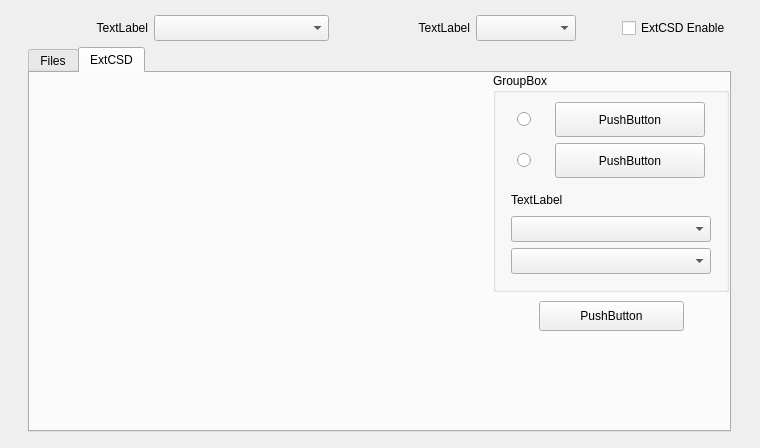
<?xml version="1.0" encoding="UTF-8"?>
<ui version="4.0">
 <class>ACeMMCSolution</class>
 <widget class="QWidget" name="ACeMMCSolution">
  <property name="geometry">
   <rect>
    <x>0</x>
    <y>0</y>
    <width>760</width>
    <height>448</height>
   </rect>
  </property>
  <property name="sizePolicy">
   <sizepolicy hsizetype="Expanding" vsizetype="Expanding">
    <horstretch>0</horstretch>
    <verstretch>0</verstretch>
   </sizepolicy>
  </property>
  <property name="windowTitle">
   <string>ACeMMCSolution</string>
  </property>
  <layout class="QHBoxLayout" name="horizontalLayout">
   <property name="spacing">
    <number>0</number>
   </property>
   <property name="leftMargin">
    <number>0</number>
   </property>
   <property name="topMargin">
    <number>0</number>
   </property>
   <property name="rightMargin">
    <number>0</number>
   </property>
   <property name="bottomMargin">
    <number>0</number>
   </property>
   <item>
    <widget class="QWidget" name="backgroundWidget" native="true">
     <property name="sizePolicy">
      <sizepolicy hsizetype="Fixed" vsizetype="Fixed">
       <horstretch>0</horstretch>
       <verstretch>0</verstretch>
      </sizepolicy>
     </property>
     <layout class="QVBoxLayout" name="verticalLayout">
      <item>
       <layout class="QHBoxLayout" name="horizontalLayout_2">
        <item>
         <widget class="QLabel" name="ImageFileFormatText">
          <property name="minimumSize">
           <size>
            <width>120</width>
            <height>18</height>
           </size>
          </property>
          <property name="maximumSize">
           <size>
            <width>120</width>
            <height>18</height>
           </size>
          </property>
          <property name="text">
           <string>TextLabel</string>
          </property>
          <property name="alignment">
           <set>Qt::AlignRight|Qt::AlignTrailing|Qt::AlignVCenter</set>
          </property>
         </widget>
        </item>
        <item>
         <widget class="QComboBox" name="ImageFileFormatComboBox">
          <property name="minimumSize">
           <size>
            <width>175</width>
            <height>26</height>
           </size>
          </property>
          <property name="maximumSize">
           <size>
            <width>175</width>
            <height>26</height>
           </size>
          </property>
         </widget>
        </item>
        <item>
         <widget class="QLabel" name="checksumText">
          <property name="minimumSize">
           <size>
            <width>135</width>
            <height>18</height>
           </size>
          </property>
          <property name="maximumSize">
           <size>
            <width>135</width>
            <height>18</height>
           </size>
          </property>
          <property name="text">
           <string>TextLabel</string>
          </property>
          <property name="alignment">
           <set>Qt::AlignRight|Qt::AlignTrailing|Qt::AlignVCenter</set>
          </property>
         </widget>
        </item>
        <item>
         <widget class="QComboBox" name="checksumComboBox">
          <property name="minimumSize">
           <size>
            <width>100</width>
            <height>26</height>
           </size>
          </property>
          <property name="maximumSize">
           <size>
            <width>100</width>
            <height>26</height>
           </size>
          </property>
         </widget>
        </item>
        <item>
         <spacer name="horizontalSpacer">
          <property name="orientation">
           <enum>Qt::Horizontal</enum>
          </property>
          <property name="sizeHint" stdset="0">
           <size>
            <width>40</width>
            <height>20</height>
           </size>
          </property>
         </spacer>
        </item>
        <item>
         <widget class="QCheckBox" name="extCSDCheckbox">
          <property name="text">
           <string>ExtCSD Enable</string>
          </property>
         </widget>
        </item>
       </layout>
      </item>
      <item>
       <widget class="QTabWidget" name="emmcTabWidget">
        <property name="sizePolicy">
         <sizepolicy hsizetype="Preferred" vsizetype="Fixed">
          <horstretch>0</horstretch>
          <verstretch>0</verstretch>
         </sizepolicy>
        </property>
        <property name="currentIndex">
         <number>1</number>
        </property>
        <widget class="QWidget" name="filesPage">
         <attribute name="title">
          <string>Files</string>
         </attribute>
         <layout class="QVBoxLayout" name="verticalLayout_6">
          <property name="spacing">
           <number>0</number>
          </property>
          <property name="leftMargin">
           <number>0</number>
          </property>
          <property name="topMargin">
           <number>0</number>
          </property>
          <property name="rightMargin">
           <number>0</number>
          </property>
          <property name="bottomMargin">
           <number>0</number>
          </property>
          <item>
           <widget class="QStackedWidget" name="stackedWidget">
            <property name="currentIndex">
             <number>0</number>
            </property>
            <widget class="AngKemmcOption" name="binFilesPage"/>
           </widget>
          </item>
         </layout>
        </widget>
        <widget class="QWidget" name="extCSDPage">
         <attribute name="title">
          <string>ExtCSD</string>
         </attribute>
         <layout class="QHBoxLayout" name="horizontalLayout_3" stretch="2,1">
          <property name="leftMargin">
           <number>0</number>
          </property>
          <property name="topMargin">
           <number>0</number>
          </property>
          <property name="rightMargin">
           <number>0</number>
          </property>
          <property name="bottomMargin">
           <number>0</number>
          </property>
          <item>
           <widget class="AngKExtendCSD" name="extCSDWidget" native="true"/>
          </item>
          <item>
           <widget class="QWidget" name="extCSDConfigWidget" native="true">
            <layout class="QVBoxLayout" name="verticalLayout_4">
             <property name="leftMargin">
              <number>0</number>
             </property>
             <property name="topMargin">
              <number>0</number>
             </property>
             <property name="rightMargin">
              <number>0</number>
             </property>
             <property name="bottomMargin">
              <number>0</number>
             </property>
             <item>
              <widget class="QGroupBox" name="groupBox">
               <property name="minimumSize">
                <size>
                 <width>0</width>
                 <height>200</height>
                </size>
               </property>
               <property name="title">
                <string>GroupBox</string>
               </property>
               <layout class="QVBoxLayout" name="verticalLayout_5">
                <property name="leftMargin">
                 <number>9</number>
                </property>
                <property name="topMargin">
                 <number>9</number>
                </property>
                <property name="rightMargin">
                 <number>9</number>
                </property>
                <property name="bottomMargin">
                 <number>9</number>
                </property>
                <item>
                 <layout class="QVBoxLayout" name="verticalLayout_2">
                  <property name="spacing">
                   <number>6</number>
                  </property>
                  <property name="leftMargin">
                   <number>0</number>
                  </property>
                  <property name="topMargin">
                   <number>0</number>
                  </property>
                  <property name="rightMargin">
                   <number>0</number>
                  </property>
                  <property name="bottomMargin">
                   <number>0</number>
                  </property>
                  <item>
                   <widget class="QWidget" name="widget" native="true">
                    <layout class="QHBoxLayout" name="horizontalLayout_5">
                     <property name="leftMargin">
                      <number>0</number>
                     </property>
                     <property name="topMargin">
                      <number>0</number>
                     </property>
                     <property name="rightMargin">
                      <number>0</number>
                     </property>
                     <property name="bottomMargin">
                      <number>0</number>
                     </property>
                     <item>
                      <widget class="QRadioButton" name="importExtCSDConfigButton">
                       <property name="minimumSize">
                        <size>
                         <width>20</width>
                         <height>0</height>
                        </size>
                       </property>
                       <property name="maximumSize">
                        <size>
                         <width>20</width>
                         <height>16777215</height>
                        </size>
                       </property>
                       <property name="text">
                        <string/>
                       </property>
                      </widget>
                     </item>
                     <item>
                      <widget class="QPushButton" name="importExtCSDConfigPushButton">
                       <property name="minimumSize">
                        <size>
                         <width>150</width>
                         <height>35</height>
                        </size>
                       </property>
                       <property name="maximumSize">
                        <size>
                         <width>150</width>
                         <height>35</height>
                        </size>
                       </property>
                       <property name="text">
                        <string>PushButton</string>
                       </property>
                      </widget>
                     </item>
                    </layout>
                   </widget>
                  </item>
                  <item>
                   <widget class="QWidget" name="widget_2" native="true">
                    <layout class="QHBoxLayout" name="horizontalLayout_6">
                     <property name="leftMargin">
                      <number>0</number>
                     </property>
                     <property name="topMargin">
                      <number>0</number>
                     </property>
                     <property name="rightMargin">
                      <number>0</number>
                     </property>
                     <property name="bottomMargin">
                      <number>0</number>
                     </property>
                     <item>
                      <widget class="QRadioButton" name="readChipButton">
                       <property name="minimumSize">
                        <size>
                         <width>20</width>
                         <height>0</height>
                        </size>
                       </property>
                       <property name="maximumSize">
                        <size>
                         <width>20</width>
                         <height>16777215</height>
                        </size>
                       </property>
                       <property name="text">
                        <string/>
                       </property>
                      </widget>
                     </item>
                     <item>
                      <widget class="QPushButton" name="readChipPushButton">
                       <property name="minimumSize">
                        <size>
                         <width>150</width>
                         <height>35</height>
                        </size>
                       </property>
                       <property name="maximumSize">
                        <size>
                         <width>150</width>
                         <height>35</height>
                        </size>
                       </property>
                       <property name="text">
                        <string>PushButton</string>
                       </property>
                      </widget>
                     </item>
                    </layout>
                   </widget>
                  </item>
                 </layout>
                </item>
                <item>
                 <widget class="QWidget" name="devInfoWidget" native="true">
                  <layout class="QVBoxLayout" name="verticalLayout_3">
                   <property name="leftMargin">
                    <number>6</number>
                   </property>
                   <property name="topMargin">
                    <number>6</number>
                   </property>
                   <property name="rightMargin">
                    <number>6</number>
                   </property>
                   <property name="bottomMargin">
                    <number>6</number>
                   </property>
                   <item>
                    <widget class="QLabel" name="configTextLabel">
                     <property name="minimumSize">
                      <size>
                       <width>0</width>
                       <height>20</height>
                      </size>
                     </property>
                     <property name="maximumSize">
                      <size>
                       <width>16777215</width>
                       <height>20</height>
                      </size>
                     </property>
                     <property name="text">
                      <string>TextLabel</string>
                     </property>
                    </widget>
                   </item>
                   <item>
                    <widget class="QComboBox" name="deviceInfoComboBox">
                     <property name="minimumSize">
                      <size>
                       <width>200</width>
                       <height>26</height>
                      </size>
                     </property>
                     <property name="maximumSize">
                      <size>
                       <width>200</width>
                       <height>26</height>
                      </size>
                     </property>
                    </widget>
                   </item>
                   <item>
                    <widget class="QComboBox" name="deviceSktComboBox">
                     <property name="minimumSize">
                      <size>
                       <width>200</width>
                       <height>26</height>
                      </size>
                     </property>
                     <property name="maximumSize">
                      <size>
                       <width>200</width>
                       <height>26</height>
                      </size>
                     </property>
                    </widget>
                   </item>
                  </layout>
                 </widget>
                </item>
               </layout>
              </widget>
             </item>
             <item>
              <widget class="QWidget" name="widget_3" native="true">
               <layout class="QHBoxLayout" name="horizontalLayout_4">
                <property name="spacing">
                 <number>10</number>
                </property>
                <property name="leftMargin">
                 <number>0</number>
                </property>
                <property name="topMargin">
                 <number>3</number>
                </property>
                <property name="rightMargin">
                 <number>0</number>
                </property>
                <property name="bottomMargin">
                 <number>3</number>
                </property>
                <item>
                 <spacer name="horizontalSpacer_4">
                  <property name="orientation">
                   <enum>Qt::Horizontal</enum>
                  </property>
                  <property name="sizeHint" stdset="0">
                   <size>
                    <width>40</width>
                    <height>20</height>
                   </size>
                  </property>
                 </spacer>
                </item>
                <item>
                 <widget class="QPushButton" name="saveExtCSDConfigButton">
                  <property name="minimumSize">
                   <size>
                    <width>145</width>
                    <height>30</height>
                   </size>
                  </property>
                  <property name="maximumSize">
                   <size>
                    <width>145</width>
                    <height>30</height>
                   </size>
                  </property>
                  <property name="text">
                   <string>PushButton</string>
                  </property>
                 </widget>
                </item>
                <item>
                 <spacer name="horizontalSpacer_5">
                  <property name="orientation">
                   <enum>Qt::Horizontal</enum>
                  </property>
                  <property name="sizeHint" stdset="0">
                   <size>
                    <width>40</width>
                    <height>20</height>
                   </size>
                  </property>
                 </spacer>
                </item>
               </layout>
              </widget>
             </item>
             <item>
              <spacer name="verticalSpacer">
               <property name="orientation">
                <enum>Qt::Vertical</enum>
               </property>
               <property name="sizeHint" stdset="0">
                <size>
                 <width>20</width>
                 <height>94</height>
                </size>
               </property>
              </spacer>
             </item>
            </layout>
           </widget>
          </item>
         </layout>
        </widget>
       </widget>
      </item>
     </layout>
    </widget>
   </item>
  </layout>
 </widget>
 <layoutdefault spacing="6" margin="11"/>
 <customwidgets>
  <customwidget>
   <class>AngKemmcOption</class>
   <extends>QWidget</extends>
   <header>angkemmcoption.h</header>
   <container>1</container>
  </customwidget>
  <customwidget>
   <class>AngKExtendCSD</class>
   <extends>QWidget</extends>
   <header>angkextendcsd.h</header>
   <container>1</container>
  </customwidget>
 </customwidgets>
 <resources/>
 <connections/>
</ui>
